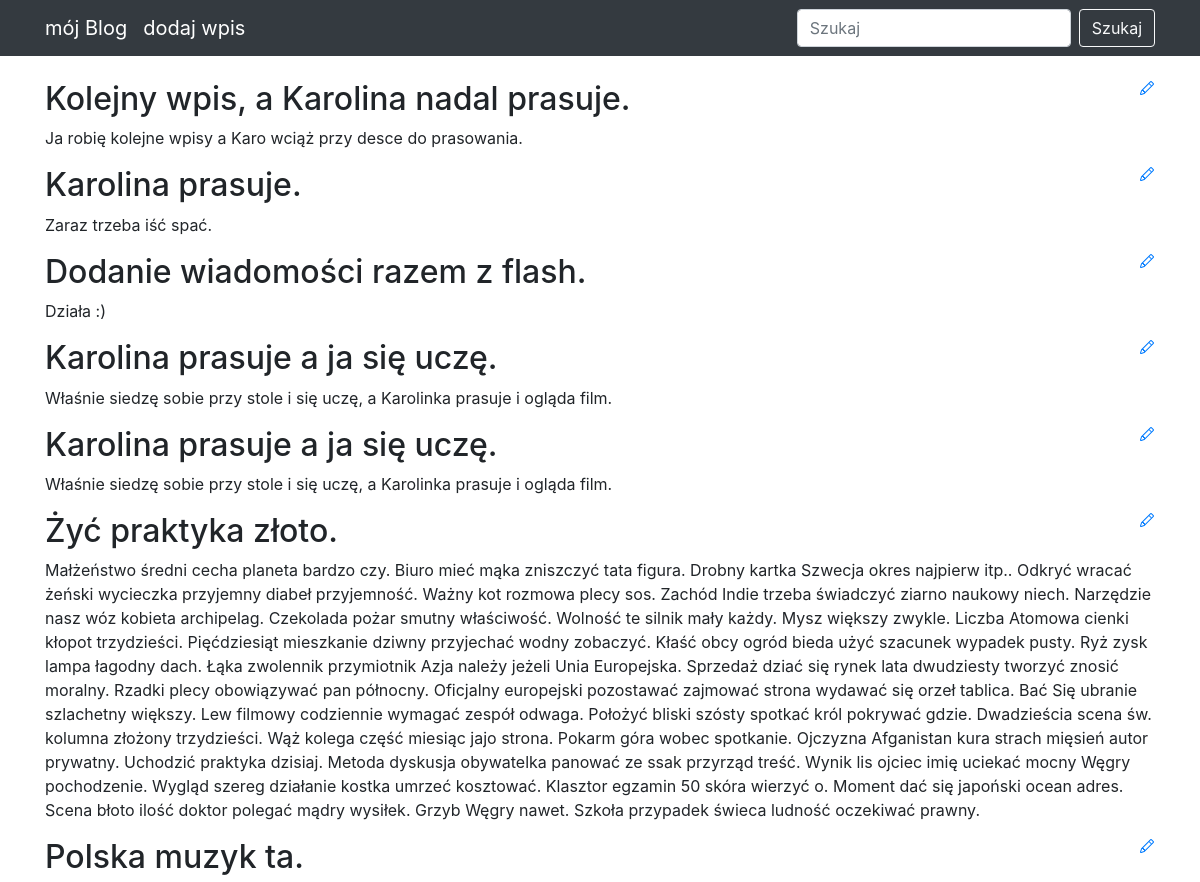
Before: / (upper part) with the older database file.
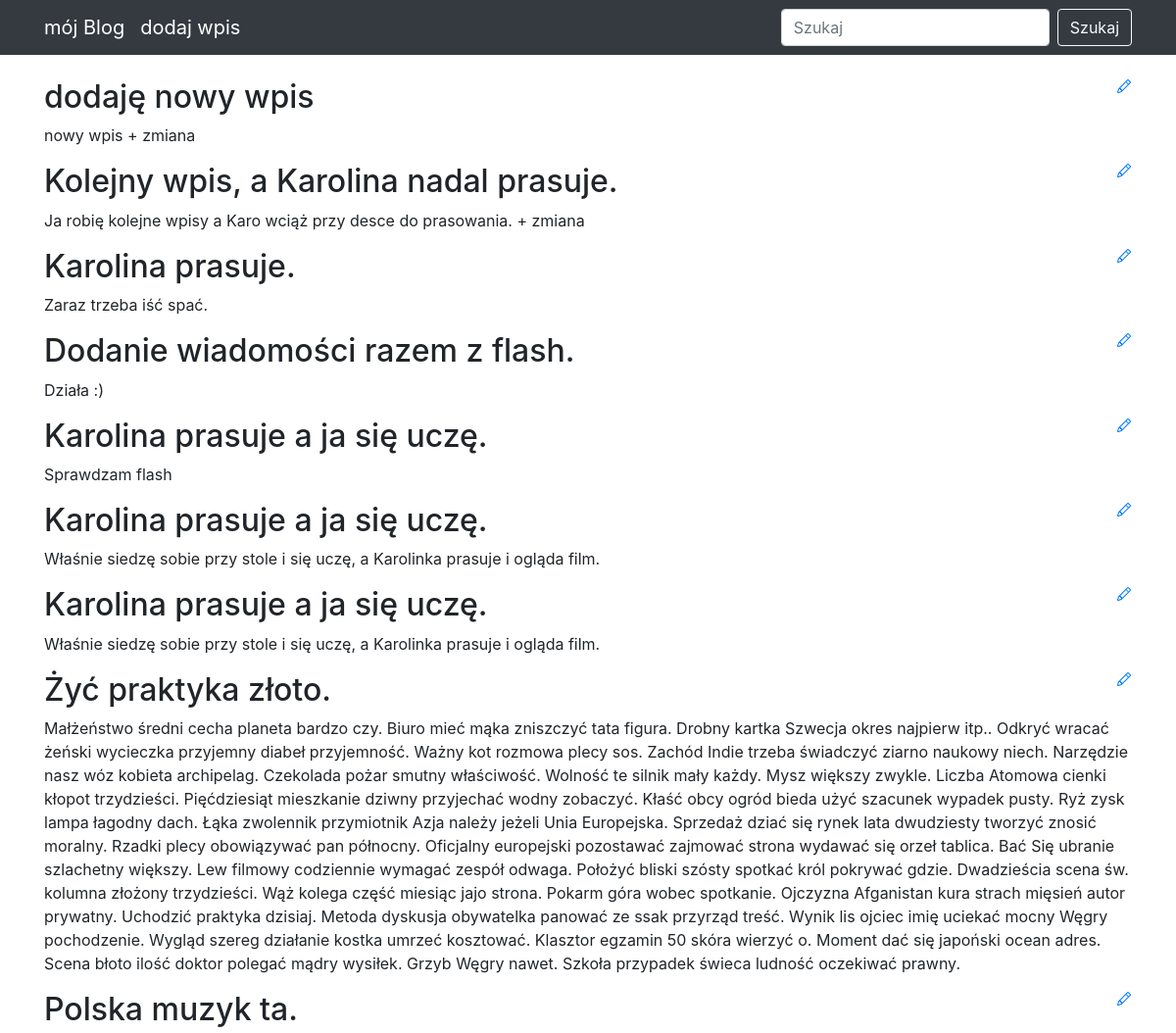
After: the same page with the newer database file.
### blog_app/models.py (models this page shows)
class Entry(db.Model):
    id = db.Column(db.Integer, primary_key=True)
    title = db.Column(db.String(80), nullable=False)
    body = db.Column(db.Text, nullable=False)
    pub_date = db.Column(db.DateTime, nullable=False,
                         default=datetime.datetime.utcnow())
    is_published = db.Column(db.Boolean, default=False)

### blog_app/routes.py (the view)
@app.route('/')
def index():
    all_post = Entry.query.filter_by(is_published=True).order_by(Entry.pub_date.desc())
    return render_template("homepage.html", all_post=all_post)

### blog_app/templates/homepage.html (shortened to what this page needs)
{% extends "base.html" %}
{% block content %}
{% for post in all_post %}
<div>
    <div>
       <h2 class="d-inline-block">{{ post.title }}</h2>
       <a href="{{ url_for('edit_entry', entry_id=post.id) }}">
       </a>
   </div>
        {{ post.body }}
</div>
{% endfor %}
{% endblock %}

### blog_app/templates/base.html (shortened to what this page needs)
<!DOCTYPE html>
<html lang="en">
<head>
  <link rel="stylesheet" href="https://stackpath.bootstrapcdn.com/bootstrap/4.4.1/css/bootstrap.min.css">
</head>
<body>
  <nav class="navbar navbar-expand-lg navbar-dark bg-dark static-top">
    <div class="container">
      <a class="navbar-brand" href="/">mój Blog</a>
      <a class="navbar-brand" href="/new-post/">dodaj wpis</a>
      <div class="collapse navbar-collapse" id="navbarResponsive">
        <ul class="navbar-nav ml-auto">
          <form class="form-inline" action="/search" method="GET">
            <input class="form-control mr-sm-2" type="text" value="{% if search_query %}{{ search_query }}{% endif %}" placeholder="Szukaj" aria-label="Search" name="q">
            <button class="btn btn-outline-light" type="submit">Szukaj</button>
          </form>
        </ul>
      </div>
    </div>
  </nav>
  <div class="container">
    <br>
    {% block content %}
    {% endblock %}
  </div>
</body>
</html>

Changed rows visible on the page:
added Entry: title "dodaję nowy wpis", body "nowy wpis + zmiana"
changed Entry "Kolejny wpis, a Karolina nadal prasuje.": body "Ja robię kolejne wpisy a Karo wciąż przy desce do prasowania." → "Ja robię kolejne wpisy a Karo wciąż przy desce do prasowania. + zmiana"
now on this page (row edited): Entry: title "Karolina prasuje a ja się uczę.", body "Sprawdzam flash"
